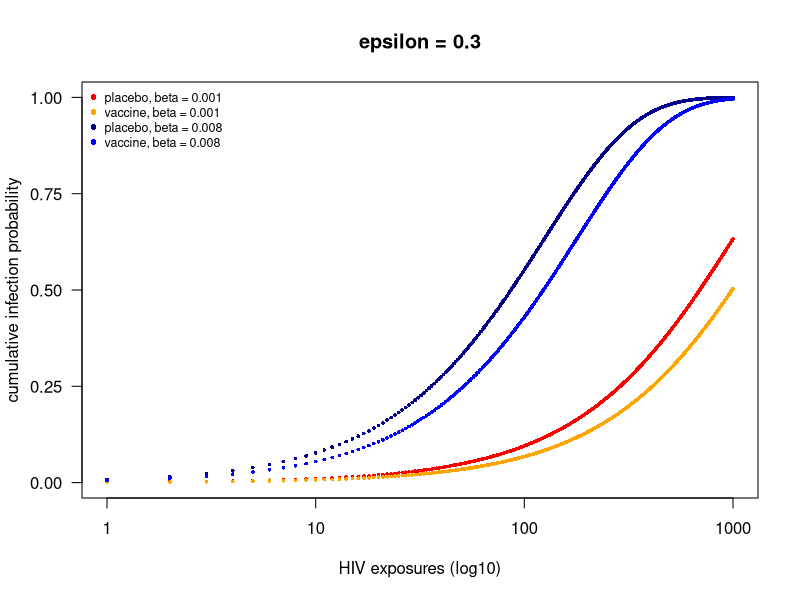
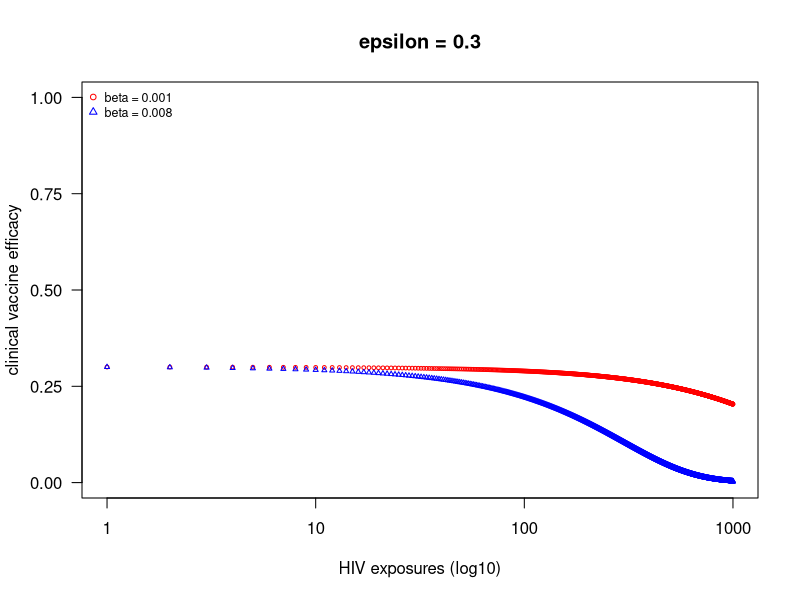

Source code (R) for these figures, in order:

#beta <- 0.003   # per-exposure infection probability
exposures <- seq(1, 1000, by=1)
epsilon = 0.3
#infection.probability <- 1 - (1 - beta)^(exposures)

# Function to calculate cumulative infection probabilities
infection.probs <- function(beta, exposures, epsilon){
  placebo.infection.probability <- 1 - (1 - beta)^exposures
  vaccine.infection.probability <- 1 - (1 - beta*(1-epsilon))^exposures
  df <- as.data.frame(cbind(placebo.infection.probability, vaccine.infection.probability))
  df$VE <- 1 - (df$vaccine.infection.probability/df$placebo.infection.probability)
  df$exposures <- exposures
  return(df)
}

df.beta.001 <- infection.probs(beta = 0.001, exposures, epsilon)
df.beta.008 <- infection.probs(beta = 0.008, exposures, epsilon)

### Plot of cumulative infection probability

#par(mfrow=c(2,1))

plot(exposures, df.beta.001$placebo.infection.probability, 
     log = "x",
     col = "red",
     xlab = "HIV exposures (log10)",
     ylab = "cumulative infection probability",
     xaxt = "n",
     yaxt = "n",
     ylim = c(0, 1),
     main = "epsilon = 0.3",
     cex = 0.5,
     pch = 16)
axis(1, c(1, 10, 100, 1000))
axis(2, seq(0, 1, 0.25), las=2)     
legend("topleft", legend = c("placebo, beta = 0.001", 
                             "vaccine, beta = 0.001",
                             "placebo, beta = 0.008",
                             "vaccine, beta = 0.008"),
                col = c("red", "orange", "blue4", "blue"), 
                pch = 16,
                cex = 0.75,
                bty = "n")
points(exposures, df.beta.001$vaccine.infection.probability, pch = 16, cex = 0.5, col = "orange")
points(exposures, df.beta.008$placebo.infection.probability, pch = 16, cex = 0.5, col = "blue4")
points(exposures, df.beta.008$vaccine.infection.probability, pch = 16, cex = 0.5, col = "blue")


### Plot of clinical vaccine efficacy

plot(exposures, df.beta.001$VE,
     ylim = c(0, 1),
     log = "x",
     xaxt = "n",
     yaxt = "n",
     xlab = "HIV exposures (log10)",
     ylab = "clinical vaccine efficacy",
     col = "red",
     main = "epsilon = 0.3",
     cex = 0.5)
axis(1, c(1, 10, 100, 1000))
axis(2, seq(0, 1, 0.25), las=2)  
legend("topleft", legend = c("beta = 0.001", 
                             "beta = 0.008"),
       col = c("red", "blue"), 
       pch = c(1, 2),
       cex = 0.75,
       bty = "n")
points(exposures, df.beta.008$VE, pch = 2, cex = 0.5, col = "blue")


